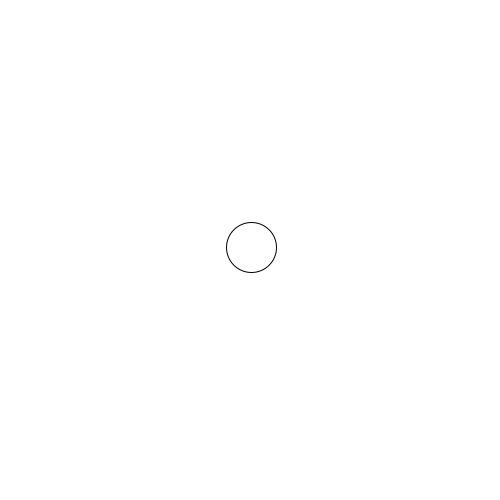
Frame 1 (no input)
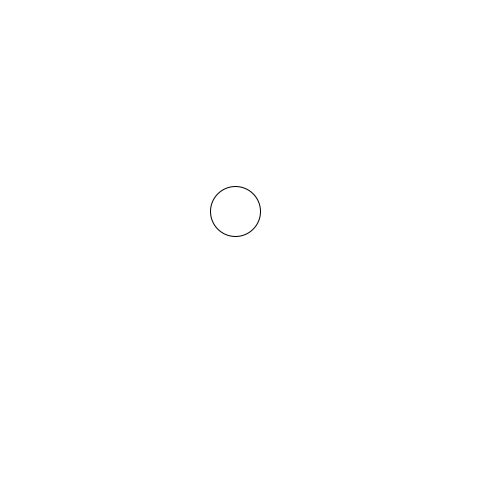
Frame 60 (the mouse pressed at the canvas centre just before this capture)
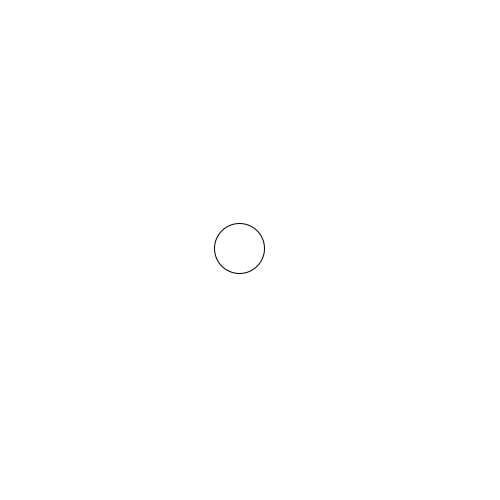
Frame 120 (the mouse held since frame 60 and released just before this capture)

The Processing sketch that drew these frames (run headless with seeded random() and noise(); from frame 60 on, the mouse is pressed at the canvas centre):

// Processing sketch: RandomParticle
// ── RandomParticle.pde
//Jonathan Graydon
//Random Movement
//This file will make a circle move around the screen randomly between 0 and 5 units each frame

float posX, posY;  // Variables to store the current position of the circle

void setup(){
  size(500,500);
  background(255);
  
  posX = width / 2;  // Starting position in the center of the screen
  posY = height / 2;
}

void draw(){
  background(255);
  
  // Randomly move the circle in both X and Y directions
  float directionX = random(-5, 5);  // Random movement between -5 and 5 units
  float directionY = random(-5, 5);  // Random movement between -5 and 5 units
  
  // Update the position of the circle
  posX += directionX;
  posY += directionY;
  
  // Draw the circle at the new position
  ellipse(posX, posY, 50, 50);  // 50x50 is the size of the circle
}
